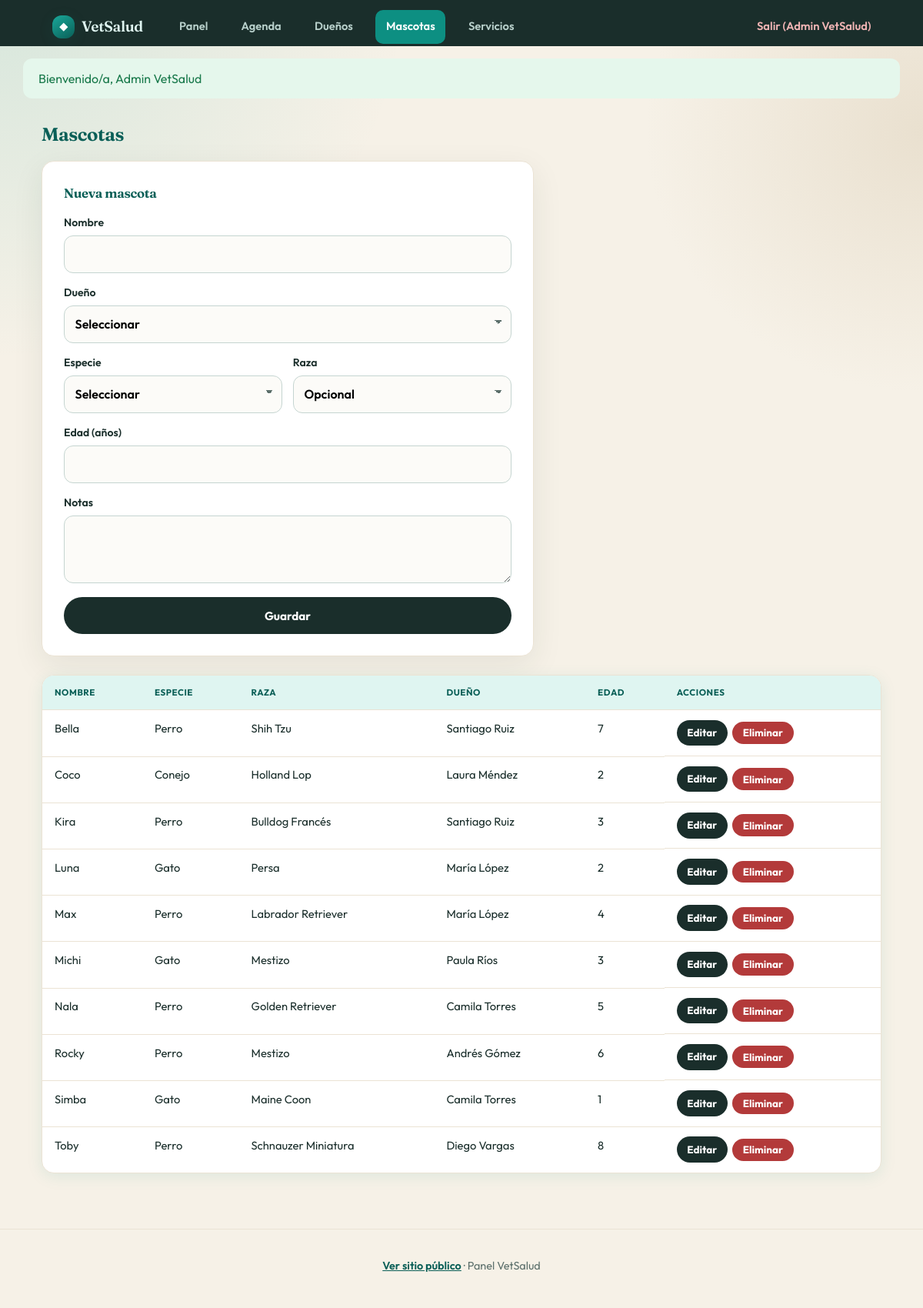
/admin/mascotas.php (signed in), run on the app's committed database.
### tables this page shows
CREATE TABLE mascota (
  id_mascota INT UNSIGNED AUTO_INCREMENT PRIMARY KEY,
  nombre VARCHAR(100) NOT NULL,
  id_especie INT UNSIGNED NOT NULL,
  id_raza INT UNSIGNED NULL,
  id_dueno INT UNSIGNED NOT NULL,
  edad_anios TINYINT UNSIGNED NULL,
  notas TEXT NULL,
  CONSTRAINT fk_mascota_especie FOREIGN KEY (id_especie) REFERENCES especie(id_especie),
  CONSTRAINT fk_mascota_raza FOREIGN KEY (id_raza) REFERENCES raza(id_raza),
  CONSTRAINT fk_mascota_dueno FOREIGN KEY (id_dueno) REFERENCES dueno(id_dueno)
    ON UPDATE CASCADE ON DELETE CASCADE
);

CREATE TABLE especie (
  id_especie INT UNSIGNED AUTO_INCREMENT PRIMARY KEY,
  nombre VARCHAR(80) NOT NULL UNIQUE
);

CREATE TABLE raza (
  id_raza INT UNSIGNED AUTO_INCREMENT PRIMARY KEY,
  nombre VARCHAR(100) NOT NULL,
  id_especie INT UNSIGNED NOT NULL,
  CONSTRAINT fk_raza_especie FOREIGN KEY (id_especie) REFERENCES especie(id_especie)
    ON UPDATE CASCADE ON DELETE RESTRICT,
  UNIQUE KEY uk_raza_especie (nombre, id_especie)
);

CREATE TABLE dueno (
  id_dueno INT UNSIGNED AUTO_INCREMENT PRIMARY KEY,
  nombre VARCHAR(120) NOT NULL,
  telefono VARCHAR(20) NOT NULL,
  correo VARCHAR(150) NULL,
  direccion VARCHAR(255) NULL,
  UNIQUE KEY uk_dueno_telefono (telefono)
);

### includes/funciones.php (called while the page is built, shortened)
<?php
function e($texto) {
    return htmlspecialchars((string)$texto, ENT_QUOTES, 'UTF-8');
}

### admin/mascotas.php (the view, shortened to what this page needs)
<?php
require_once __DIR__ . '/../includes/conexion.php';
require_once __DIR__ . '/../includes/funciones.php';
$editar = null;
$lista = $mysqli->query(
    'SELECT m.id_mascota, m.nombre, m.edad_anios, m.notas,
            e.nombre AS especie, r.nombre AS raza,
            d.nombre AS dueno
     FROM mascota m
     INNER JOIN especie e ON e.id_especie = m.id_especie
     LEFT JOIN raza r ON r.id_raza = m.id_raza
     INNER JOIN dueno d ON d.id_dueno = m.id_dueno
     ORDER BY m.nombre'
)->fetch_all(MYSQLI_ASSOC);
require __DIR__ . '/../includes/header_admin.php';
?>
<div class="toolbar">
    <h2>Mascotas</h2>
</div>
<form method="post" class="form" style="margin-bottom:1.5rem;max-width:640px">
    <h3><?= $editar ? 'Editar mascota' : 'Nueva mascota' ?></h3>
    <label>Nombre <input name="nombre" required value="<?= e($editar['nombre'] ?? '') ?>"></label>
    <label>Dueño
        <select name="id_dueno" required>
            <option value="">Seleccionar</option>
        </select>
    </label>
    <div class="form-row">
        <label>Especie
            <select name="id_especie" id="id_especie" required>
                <option value="">Seleccionar</option>
            </select>
        </label>
        <label>Raza
            <select name="id_raza" id="id_raza">
                <option value="">Opcional</option>
            </select>
        </label>
    </div>
    <label>Edad (años) <input type="number" min="0" max="40" name="edad_anios" value="<?= e($editar['edad_anios'] ?? '') ?>"></label>
    <label>Notas <textarea name="notas" rows="2"><?= e($editar['notas'] ?? '') ?></textarea></label>
    <button class="btn btn-primary" type="submit">Guardar</button>
</form>
<div class="tabla-wrap">
<table>
    <thead>
        <tr><th>Nombre</th><th>Especie</th><th>Raza</th><th>Dueño</th><th>Edad</th><th>Acciones</th></tr>
    </thead>
    <tbody>
    <?php foreach ($lista as $m): ?>
        <tr>
            <td><?= e($m['nombre']) ?></td>
            <td><?= e($m['especie']) ?></td>
            <td><?= e($m['raza'] ?? '—') ?></td>
            <td><?= e($m['dueno']) ?></td>
            <td><?= $m['edad_anios'] !== null ? (int)$m['edad_anios'] : '—' ?></td>
            <td class="acciones">
                <a class="btn btn-sm btn-primary" href="?editar=<?= (int)$m['id_mascota'] ?>">Editar</a>
                <form method="post" onsubmit="return confirm('¿Eliminar mascota?')">
                    <button class="btn btn-sm btn-danger" type="submit">Eliminar</button>
                </form>
            </td>
        </tr>
    <?php endforeach; ?>
    </tbody>
</table>
</div>
<?php require __DIR__ . '/../includes/footer_admin.php'; ?>

### css/estilos.css (style rules this page uses)
:root { --aqua: #0d8f82; --aqua-mid: #1aa89a; --aqua-deep: #0a5f57; --aqua-mist: #dff5f1; --cream: #f6f1e7; --cream-warm: #ebe3d4; --sand: #e4d9c5; --ink: #1a2e2b; --muted: #5c6f6b; --white: #ffffff; --danger: #b33a3a; --ok: #1a7a4c; --warn: #9a6b12; --radius: 16px; --shadow: 0 12px 40px rgba(26, 46, 43, 0.08); --shadow-soft: 0 4px 20px rgba(13, 143, 130, 0.1); --font-display: "Fraunces", Georgia, serif; --font-body: "Outfit", "Source Sans 3", system-ui, sans-serif; --gutter: clamp(1rem, 3.5vw, 1.5rem); --content: 1140px; --touch: 44px; }
* { box-sizing: border-box; margin: 0; padding: 0; }
html { scroll-behavior: smooth; -webkit-text-size-adjust: 100%; }
body { font-family: var(--font-body); background: radial-gradient(ellipse 80% 50% at 0% 0%, rgba(26, 168, 154, 0.14), transparent 55%), radial-gradient(ellipse 60% 40% at 100% 10%, rgba(228, 217, 197, 0.7), transparent 50%), var(--cream); color: var(--ink); min-height: 100vh; line-height: 1.55; overflow-x: clip; }
h1, h2, h3, .brand { font-family: var(--font-display); font-weight: 650; letter-spacing: -0.02em; }
.btn { display: inline-flex; align-items: center; justify-content: center; gap: 0.35rem; border: none; border-radius: 999px; padding: 0.75rem 1.35rem; font-weight: 700; text-decoration: none; cursor: pointer; font-family: inherit; font-size: 0.95rem; transition: transform 0.15s, background 0.2s, box-shadow 0.2s; }
.btn-primary { background: var(--ink); color: white; }
.btn-sm { padding: 0.4rem 0.85rem; font-size: 0.84rem; }
.btn-danger { background: var(--danger); color: white; }
.form { background: white; border-radius: var(--radius); padding: clamp(1.15rem, 3vw, 1.75rem); border: 1px solid var(--cream-warm); max-width: 640px; width: 100%; display: grid; gap: 0.9rem; box-shadow: var(--shadow); }
.form h3 { color: var(--aqua-deep); font-size: 1.05rem; padding-top: 0.35rem; border-top: 1px solid var(--cream-warm); margin-top: 0.25rem; }
.form h3:first-of-type { border-top: none; padding-top: 0; margin-top: 0; }
.form label { font-weight: 600; font-size: 0.88rem; display: grid; gap: 0.35rem; }
.form input, .form select, .form textarea { width: 100%; min-height: var(--touch); padding: 0.7rem 0.85rem; border: 1px solid #c5d5d1; border-radius: 12px; font: inherit; font-size: 1rem; background: #fcfbf8; transition: border-color 0.15s, outline 0.15s; appearance: none; -webkit-appearance: none; }
.form select { background-image: linear-gradient(45deg, transparent 50%, var(--muted) 50%), linear-gradient(135deg, var(--muted) 50%, transparent 50%); background-position: calc(100% - 16px) calc(50% - 3px), calc(100% - 11px) calc(50% - 3px); background-size: 5px 5px, 5px 5px; background-repeat: no-repeat; padding-right: 2rem; }
.form textarea { min-height: 5.5rem; resize: vertical; }
.form > .btn[type="submit"], .form > button.btn { width: 100%; min-height: calc(var(--touch) + 4px); margin-top: 0.25rem; }
.form-row { display: grid; grid-template-columns: 1fr 1fr; gap: 0.85rem; }
.tabla-wrap { overflow-x: auto; background: white; border-radius: var(--radius); border: 1px solid var(--cream-warm); box-shadow: var(--shadow-soft); }
table { width: 100%; border-collapse: collapse; }
th, td { text-align: left; padding: 0.8rem 1rem; border-bottom: 1px solid var(--cream-warm); font-size: 0.92rem; vertical-align: top; }
th { background: var(--aqua-mist); color: var(--aqua-deep); font-size: 0.72rem; text-transform: uppercase; letter-spacing: 0.05em; }
tr:last-child td { border-bottom: none; }
.acciones { display: flex; gap: 0.4rem; flex-wrap: wrap; align-items: center; }
.toolbar { display: flex; justify-content: space-between; align-items: center; gap: 1rem; margin-bottom: 1rem; flex-wrap: wrap; }
.toolbar h2 { color: var(--aqua-deep); }

### data on the page
mascota: nombre "Bella", id_especie.nombre "Perro", id_raza.nombre "Shih Tzu", id_dueno.nombre "Santiago Ruiz", edad_anios "7"
mascota: nombre "Coco", id_especie.nombre "Conejo", id_raza.nombre "Holland Lop", id_dueno.nombre "Laura Méndez", edad_anios "2"
mascota: nombre "Kira", id_especie.nombre "Perro", id_raza.nombre "Bulldog Francés", id_dueno.nombre "Santiago Ruiz", edad_anios "3"
mascota: nombre "Luna", id_especie.nombre "Gato", id_raza.nombre "Persa", id_dueno.nombre "María López", edad_anios "2"
mascota: nombre "Max", id_especie.nombre "Perro", id_raza.nombre "Labrador Retriever", id_dueno.nombre "María López", edad_anios "4"
mascota: nombre "Michi", id_especie.nombre "Gato", id_raza.nombre "Mestizo", id_dueno.nombre "Paula Ríos", edad_anios "3"
mascota: nombre "Nala", id_especie.nombre "Perro", id_raza.nombre "Golden Retriever", id_dueno.nombre "Camila Torres", edad_anios "5"
mascota: nombre "Rocky", id_especie.nombre "Perro", id_raza.nombre "Mestizo", id_dueno.nombre "Andrés Gómez", edad_anios "6"
mascota: nombre "Simba", id_especie.nombre "Gato", id_raza.nombre "Maine Coon", id_dueno.nombre "Camila Torres", edad_anios "1"
mascota: nombre "Toby", id_especie.nombre "Perro", id_raza.nombre "Schnauzer Miniatura", id_dueno.nombre "Diego Vargas", edad_anios "8"

### other printed values
$nombreAdmin "Admin VetSalud"
$mensaje "Bienvenido/a, Admin VetSalud"
